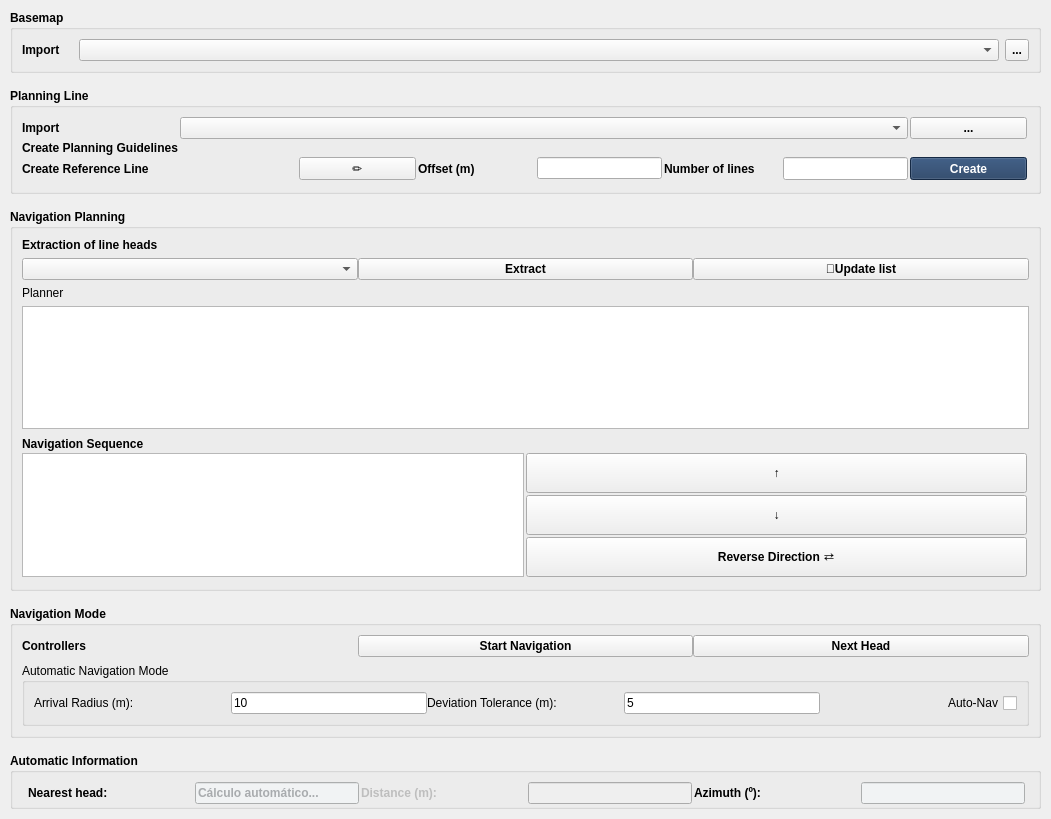
          <widget class="QWidget" name="scrollAreaWidgetContents">
           <property name="geometry">
            <rect>
             <x>0</x>
             <y>0</y>
             <width>1051</width>
             <height>819</height>
            </rect>
           </property>
           <layout class="QVBoxLayout" name="verticalLayout_Scroll">
            <property name="spacing">
             <number>15</number>
            </property>
            <property name="leftMargin">
             <number>10</number>
            </property>
            <property name="topMargin">
             <number>10</number>
            </property>
            <property name="rightMargin">
             <number>10</number>
            </property>
            <property name="bottomMargin">
             <number>10</number>
            </property>
            <item>
             <widget class="QGroupBox" name="groupBox_PlanMap">
              <property name="sizePolicy">
               <sizepolicy hsizetype="Preferred" vsizetype="Preferred">
                <horstretch>0</horstretch>
                <verstretch>0</verstretch>
               </sizepolicy>
              </property>
              <property name="font">
               <font>
                <weight>75</weight>
                <bold>true</bold>
               </font>
              </property>
              <property name="title">
               <string>Basemap</string>
              </property>
              <layout class="QHBoxLayout" name="layoutMap">
               <item>
                <widget class="QLabel" name="label_19">
                 <property name="text">
                  <string>Import    </string>
                 </property>
                </widget>
               </item>
               <item>
                <widget class="QComboBox" name="comboBoxImportBack">
                 <property name="sizePolicy">
                  <sizepolicy hsizetype="Preferred" vsizetype="Preferred">
                   <horstretch>1</horstretch>
                   <verstretch>0</verstretch>
                  </sizepolicy>
                 </property>
                </widget>
               </item>
               <item>
                <widget class="QToolButton" name="toolButtonImportBack">
                 <property name="sizePolicy">
                  <sizepolicy hsizetype="Preferred" vsizetype="Preferred">
                   <horstretch>0</horstretch>
                   <verstretch>0</verstretch>
                  </sizepolicy>
                 </property>
                 <property name="text">
                  <string>...</string>
                 </property>
                </widget>
               </item>
              </layout>
             </widget>
            </item>
            <item>
             <widget class="QGroupBox" name="groupBox_Sondagem">
              <property name="sizePolicy">
               <sizepolicy hsizetype="Preferred" vsizetype="Preferred">
                <horstretch>0</horstretch>
                <verstretch>0</verstretch>
               </sizepolicy>
              </property>
              <property name="font">
               <font>
                <weight>75</weight>
                <bold>true</bold>
               </font>
              </property>
              <property name="title">
               <string>Planning Line</string>
              </property>
              <layout class="QGridLayout" name="gridLayout_Sondagem">
               <item row="0" column="3">
                <layout class="QGridLayout" name="gridLayout_9">
                 <property name="rightMargin">
                  <number>2</number>
                 </property>
                 <property name="bottomMargin">
                  <number>2</number>
                 </property>
                 <property name="spacing">
                  <number>2</number>
                 </property>
                 <item row="0" column="0">
                  <widget class="QLabel" name="label_21">
                   <property name="text">
                    <string>Import</string>
                   </property>
                  </widget>
                 </item>
                 <item row="0" column="7">
                  <widget class="QToolButton" name="toolButtonImportLinhas">
                   <property name="sizePolicy">
                    <sizepolicy hsizetype="Preferred" vsizetype="Preferred">
                     <horstretch>0</horstretch>
                     <verstretch>0</verstretch>
                    </sizepolicy>
                   </property>
                   <property name="layoutDirection">
                    <enum>Qt::RightToLeft</enum>
                   </property>
                   <property name="text">
                    <string>...</string>
                   </property>
                  </widget>
                 </item>
                 <item row="1" column="0">
                  <widget class="QLabel" name="label_20">
                   <property name="text">
                    <string>Create Planning Guidelines</string>
                   </property>
                  </widget>
                 </item>
                 <item row="3" column="7">
                  <widget class="QPushButton" name="pushButton_2">
                   <property name="sizePolicy">
                    <sizepolicy hsizetype="Preferred" vsizetype="Preferred">
                     <horstretch>0</horstretch>
                     <verstretch>0</verstretch>
                    </sizepolicy>
                   </property>
                   <property name="font">
                    <font>
                     <weight>75</weight>
                     <bold>true</bold>
                    </font>
                   </property>
                   <property name="styleSheet">
                    <string notr="true">background-color: #1e3a5f; color: white;</string>
                   </property>
                   <property name="text">
                    <string>Create</string>
                   </property>
                  </widget>
                 </item>
                 <item row="0" column="1" colspan="6">
                  <widget class="QComboBox" name="comboBoxImportLinhas">
                   <property name="sizePolicy">
                    <sizepolicy hsizetype="Preferred" vsizetype="Preferred">
                     <horstretch>0</horstretch>
                     <verstretch>0</verstretch>
                    </sizepolicy>
                   </property>
                  </widget>
                 </item>
                 <item row="3" column="2">
                  <widget class="QPushButton" name="pushButton">
                   <property name="sizePolicy">
                    <sizepolicy hsizetype="Preferred" vsizetype="Preferred">
                     <horstretch>0</horstretch>
                     <verstretch>0</verstretch>
                    </sizepolicy>
                   </property>
                   <property name="toolTip">
                    <string/>
                   </property>
                   <property name="whatsThis">
                    <string/>
                   </property>
                   <property name="accessibleDescription">
                    <string/>
                   </property>
                   <property name="text">
                    <string>✏️</string>
                   </property>
                  </widget>
                 </item>
                 <item row="3" column="3">
                  <widget class="QLabel" name="label_offset">
                   <property name="text">
                    <string>Offset (m)</string>
                   </property>
                  </widget>
                 </item>
                 <item row="3" column="4">
                  <widget class="QLineEdit" name="linha_offset">
                   <property name="sizePolicy">
                    <sizepolicy hsizetype="Preferred" vsizetype="Fixed">
                     <horstretch>0</horstretch>
                     <verstretch>0</verstretch>
                    </sizepolicy>
                   </property>
                  </widget>
                 </item>
                 <item row="3" column="5">
                  <widget class="QLabel" name="label_22">
                   <property name="text">
                    <string>Number of lines</string>
                   </property>
                  </widget>
                 </item>
                 <item row="3" column="6">
                  <widget class="QLineEdit" name="linha_quantidade">
                   <property name="sizePolicy">
                    <sizepolicy hsizetype="Preferred" vsizetype="Preferred">
                     <horstretch>0</horstretch>
                     <verstretch>0</verstretch>
                    </sizepolicy>
                   </property>
                  </widget>
                 </item>
                 <item row="3" column="0">
                  <widget class="QLabel" name="label_30">
                   <property name="text">
                    <string>Create Reference Line</string>
                   </property>
                  </widget>
                 </item>
                </layout>
               </item>
              </layout>
             </widget>
            </item>
            <item>
             <widget class="QGroupBox" name="groupBox_Cabecas">
              <property name="sizePolicy">
               <sizepolicy hsizetype="Preferred" vsizetype="Preferred">
                <horstretch>0</horstretch>
                <verstretch>0</verstretch>
               </sizepolicy>
              </property>
              <property name="font">
               <font>
                <weight>75</weight>
                <bold>true</bold>
               </font>
              </property>
              <property name="title">
               <string>Navigation Planning</string>
              </property>
              <layout class="QVBoxLayout" name="layoutCabecas">
               <item>
                <widget class="QLabel" name="label_17">
                 <property name="text">
                  <string>Extraction of line heads</string>
                 </property>
                </widget>
               </item>
               <item>
                <layout class="QHBoxLayout" name="layoutTableControls">
                 <property name="spacing">
                  <number>0</number>
                 </property>
                 <item>
                  <widget class="QComboBox" name="comboBoxImport_linhas">
                   <property name="sizePolicy">
                    <sizepolicy hsizetype="Preferred" vsizetype="Preferred">
                     <horstretch>0</horstretch>
                     <verstretch>0</verstretch>
                    </sizepolicy>
                   </property>
                  </widget>
                 </item>
                 <item>
                  <widget class="QPushButton" name="btn_extrair_vertices">
                   <property name="sizePolicy">
                    <sizepolicy hsizetype="Preferred" vsizetype="Preferred">
                     <horstretch>0</horstretch>
                     <verstretch>0</verstretch>
                    </sizepolicy>
                   </property>
                   <property name="text">
                    <string>Extract</string>
                   </property>
                  </widget>
                 </item>
                 <item>
                  <widget class="QPushButton" name="btnAtualizarLinhas">
                   <property name="sizePolicy">
                    <sizepolicy hsizetype="Preferred" vsizetype="Preferred">
                     <horstretch>0</horstretch>
                     <verstretch>0</verstretch>
                    </sizepolicy>
                   </property>
                   <property name="text">
                    <string>🔄Update list</string>
                   </property>
                  </widget>
                 </item>
                </layout>
               </item>
               <item>
                <widget class="QLabel" name="label_23">
                 <property name="font">
                  <font>
                   <weight>50</weight>
                   <bold>false</bold>
                  </font>
                 </property>
                 <property name="layoutDirection">
                  <enum>Qt::LeftToRight</enum>
                 </property>
                 <property name="autoFillBackground">
                  <bool>false</bool>
                 </property>
                 <property name="text">
                  <string>Planner</string>
                 </property>
                </widget>
               </item>
               <item>
                <widget class="QTableWidget" name="tableWidget">
                 <property name="sizePolicy">
                  <sizepolicy hsizetype="Preferred" vsizetype="Preferred">
                   <horstretch>0</horstretch>
                   <verstretch>0</verstretch>
                  </sizepolicy>
                 </property>
                 <property name="minimumSize">
                  <size>
                   <width>0</width>
                   <height>120</height>
                  </size>
                 </property>
                 <attribute name="horizontalHeaderDefaultSectionSize">
                  <number>125</number>
                 </attribute>
                </widget>
               </item>
               <item>
                <layout class="QGridLayout" name="gridLayout_8">
                 <property name="topMargin">
                  <number>2</number>
                 </property>
                 <property name="rightMargin">
                  <number>2</number>
                 </property>
                 <property name="bottomMargin">
                  <number>2</number>
                 </property>
                 <property name="spacing">
                  <number>2</number>
                 </property>
                 <item row="2" column="1">
                  <widget class="QPushButton" name="btn_move_up">
                   <property name="sizePolicy">
                    <sizepolicy hsizetype="Preferred" vsizetype="Preferred">
                     <horstretch>0</horstretch>
                     <verstretch>0</verstretch>
                    </sizepolicy>
                   </property>
                   <property name="font">
                    <font>
                     <pointsize>9</pointsize>
                     <weight>75</weight>
                     <bold>true</bold>
                    </font>
                   </property>
                   <property name="text">
                    <string>↑</string>
                   </property>
                  </widget>
                 </item>
                 <item row="3" column="1">
                  <widget class="QPushButton" name="btn_move_down">
                   <property name="sizePolicy">
                    <sizepolicy hsizetype="Preferred" vsizetype="Preferred">
                     <horstretch>0</horstretch>
                     <verstretch>0</verstretch>
                    </sizepolicy>
                   </property>
                   <property name="font">
                    <font>
                     <pointsize>9</pointsize>
                     <weight>75</weight>
                     <bold>true</bold>
                    </font>
                   </property>
                   <property name="text">
                    <string>↓</string>
                   </property>
                  </widget>
                 </item>
                 <item row="0" column="1">
                  <widget class="QLabel" name="label_26">
                   <property name="text">
                    <string/>
                   </property>
                  </widget>
                 </item>
                 <item row="12" column="1">
                  <spacer name="verticalSpacer_5">
                   <property name="orientation">
                    <enum>Qt::Vertical</enum>
                   </property>
                   <property name="sizeHint" stdset="0">
                    <size>
                     <width>0</width>
                     <height>0</height>
                    </size>
                   </property>
                  </spacer>
                 </item>
                 <item row="2" column="0" rowspan="3">
                  <widget class="QTableView" name="tableView_planner">
                   <property name="sizePolicy">
                    <sizepolicy hsizetype="Preferred" vsizetype="Preferred">
                     <horstretch>0</horstretch>
                     <verstretch>0</verstretch>
                    </sizepolicy>
                   </property>
                  </widget>
                 </item>
                 <item row="4" column="1">
                  <widget class="QPushButton" name="btnInverterSentido">
                   <property name="sizePolicy">
                    <sizepolicy hsizetype="Preferred" vsizetype="Preferred">
                     <horstretch>0</horstretch>
                     <verstretch>0</verstretch>
                    </sizepolicy>
                   </property>
                   <property name="text">
                    <string>Reverse Direction ⇄</string>
                   </property>
                  </widget>
                 </item>
                 <item row="0" column="0">
                  <widget class="QLabel" name="label_16">
                   <property name="text">
                    <string>Navigation Sequence</string>
                   </property>
                  </widget>
                 </item>
                </layout>
               </item>
              </layout>
             </widget>
            </item>
            <item>
             <widget class="QGroupBox" name="groupBox_9">
              <property name="minimumSize">
               <size>
                <width>0</width>
                <height>0</height>
               </size>
              </property>
              <property name="font">
               <font>
                <weight>75</weight>
                <bold>true</bold>
               </font>
              </property>
              <property name="title">
               <string>Navigation Mode</string>
              </property>
              <layout class="QGridLayout" name="gridLayout_10">
               <item row="0" column="0">
                <layout class="QHBoxLayout" name="horizontalLayout_3">
                 <property name="spacing">
                  <number>0</number>
                 </property>
                 <item>
                  <widget class="QLabel" name="label_25">
                   <property name="text">
                    <string>Controllers</string>
                   </property>
                  </widget>
                 </item>
                 <item>
                  <widget class="QPushButton" name="btn_startnav">
                   <property name="sizePolicy">
                    <sizepolicy hsizetype="Preferred" vsizetype="Preferred">
                     <horstretch>0</horstretch>
                     <verstretch>0</verstretch>
                    </sizepolicy>
                   </property>
                   <property name="text">
                    <string>Start Navigation</string>
                   </property>
                  </widget>
                 </item>
                 <item>
                  <widget class="QPushButton" name="btn_next_head">
                   <property name="sizePolicy">
                    <sizepolicy hsizetype="Preferred" vsizetype="Preferred">
                     <horstretch>0</horstretch>
                     <verstretch>0</verstretch>
                    </sizepolicy>
                   </property>
                   <property name="text">
                    <string>Next Head</string>
                   </property>
                  </widget>
                 </item>
                </layout>
               </item>
               <item row="1" column="0">
                <widget class="QGroupBox" name="groupBox_8">
                 <property name="minimumSize">
                  <size>
                   <width>0</width>
                   <height>0</height>
                  </size>
                 </property>
                 <property name="font">
                  <font>
                   <weight>50</weight>
                   <bold>false</bold>
                  </font>
                 </property>
                 <property name="title">
                  <string>Automatic Navigation Mode</string>
                 </property>
                 <layout class="QGridLayout" name="gridLayout_5">
                  <item row="0" column="0">
                   <layout class="QHBoxLayout" name="horizontalLayout">
                    <property name="spacing">
                     <number>0</number>
                    </property>
                    <property name="sizeConstraint">
                     <enum>QLayout::SetDefaultConstraint</enum>
                    </property>
                    <property name="leftMargin">
                     <number>0</number>
                    </property>
                    <property name="rightMargin">
                     <number>0</number>
                    </property>
                    <property name="bottomMargin">
                     <number>0</number>
                    </property>
                    <item>
                     <widget class="QLabel" name="label_29">
                      <property name="text">
                       <string>Arrival Radius (m):</string>
                      </property>
                     </widget>
                    </item>
                    <item>
                     <widget class="QLineEdit" name="lineEdit_raio_chegada">
                      <property name="sizePolicy">
                       <sizepolicy hsizetype="Preferred" vsizetype="Preferred">
                        <horstretch>0</horstretch>
                        <verstretch>0</verstretch>
                       </sizepolicy>
                      </property>
                      <property name="text">
                       <string>10</string>
                      </property>
                      <property name="placeholderText">
                       <string/>
                      </property>
                     </widget>
                    </item>
                    <item>
                     <widget class="QLabel" name="label_34">
                      <property name="layoutDirection">
                       <enum>Qt::LeftToRight</enum>
                      </property>
                      <property name="text">
                       <string>Deviation Tolerance (m):</string>
                      </property>
                     </widget>
                    </item>
                    <item>
                     <widget class="QLineEdit" name="lineEdit_tolerancia_xte">
                      <property name="sizePolicy">
                       <sizepolicy hsizetype="Preferred" vsizetype="Preferred">
                        <horstretch>0</horstretch>
                        <verstretch>0</verstretch>
                       </sizepolicy>
                      </property>
                      <property name="text">
                       <string>5</string>
                      </property>
                      <property name="placeholderText">
                       <string/>
                      </property>
                     </widget>
                    </item>
                    <item>
                     <widget class="QCheckBox" name="chkAuto">
                      <property name="sizePolicy">
                       <sizepolicy hsizetype="Preferred" vsizetype="Preferred">
                        <horstretch>0</horstretch>
                        <verstretch>0</verstretch>
                       </sizepolicy>
                      </property>
                      <property name="layoutDirection">
                       <enum>Qt::RightToLeft</enum>
                      </property>
                      <property name="text">
                       <string>Auto-Nav</string>
                      </property>
                     </widget>
                    </item>
                   </layout>
                  </item>
                 </layout>
                </widget>
               </item>
              </layout>
             </widget>
            </item>
            <item>
             <widget class="QGroupBox" name="groupBox_Nav">
              <property name="sizePolicy">
               <sizepolicy hsizetype="Preferred" vsizetype="Preferred">
                <horstretch>0</horstretch>
                <verstretch>0</verstretch>
               </sizepolicy>
              </property>
              <property name="font">
               <font>
                <weight>75</weight>
                <bold>true</bold>
                <underline>false</underline>
                <strikeout>false</strikeout>
               </font>
              </property>
              <property name="title">
               <string>Automatic Information</string>
              </property>
              <layout class="QFormLayout" name="formLayout_Nav">
               <property name="rightMargin">
                <number>11</number>
               </property>
               <property name="bottomMargin">
                <number>0</number>
               </property>
               <item row="1" column="1">
                <layout class="QGridLayout" name="gridLayout_7" columnstretch="0,0,0,0,0,0">
                 <property name="rightMargin">
                  <number>2</number>
                 </property>
                 <property name="bottomMargin">
                  <number>2</number>
                 </property>
                 <property name="spacing">
                  <number>2</number>
                 </property>
                 <item row="0" column="5">
                  <widget class="QLineEdit" name="lineEdit_azimute">
                   <property name="sizePolicy">
                    <sizepolicy hsizetype="Preferred" vsizetype="Preferred">
                     <horstretch>0</horstretch>
                     <verstretch>0</verstretch>
                    </sizepolicy>
                   </property>
                   <property name="styleSheet">
                    <string notr="true">background-color: #f1f3f4; color: #5f6368;
</string>
                   </property>
                  </widget>
                 </item>
                 <item row="0" column="4">
                  <widget class="QLabel" name="label_27">
                   <property name="text">
                    <string>Azimuth (º):</string>
                   </property>
                  </widget>
                 </item>
                 <item row="0" column="2">
                  <widget class="QLabel" name="label_15">
                   <property name="enabled">
                    <bool>false</bool>
                   </property>
                   <property name="text">
                    <string>Distance (m):</string>
                   </property>
                  </widget>
                 </item>
                 <item row="0" column="0">
                  <widget class="QLabel" name="label_24">
                   <property name="text">
                    <string>Nearest head:</string>
                   </property>
                  </widget>
                 </item>
                 <item row="0" column="3">
                  <widget class="QLineEdit" name="lineEdit_4">
                   <property name="enabled">
                    <bool>false</bool>
                   </property>
                   <property name="sizePolicy">
                    <sizepolicy hsizetype="Preferred" vsizetype="Preferred">
                     <horstretch>0</horstretch>
                     <verstretch>0</verstretch>
                    </sizepolicy>
                   </property>
                  </widget>
                 </item>
                 <item row="0" column="1">
                  <widget class="QLineEdit" name="lineEdit_auto">
                   <property name="sizePolicy">
                    <sizepolicy hsizetype="Preferred" vsizetype="Preferred">
                     <horstretch>0</horstretch>
                     <verstretch>0</verstretch>
                    </sizepolicy>
                   </property>
                   <property name="styleSheet">
                    <string notr="true">background-color: #f1f3f4; color: #5f6368;
</string>
                   </property>
                   <property name="readOnly">
                    <bool>true</bool>
                   </property>
                   <property name="placeholderText">
                    <string>Cálculo automático...</string>
                   </property>
                  </widget>
                 </item>
                </layout>
               </item>
              </layout>
             </widget>
            </item>
           </layout>
          </widget>
